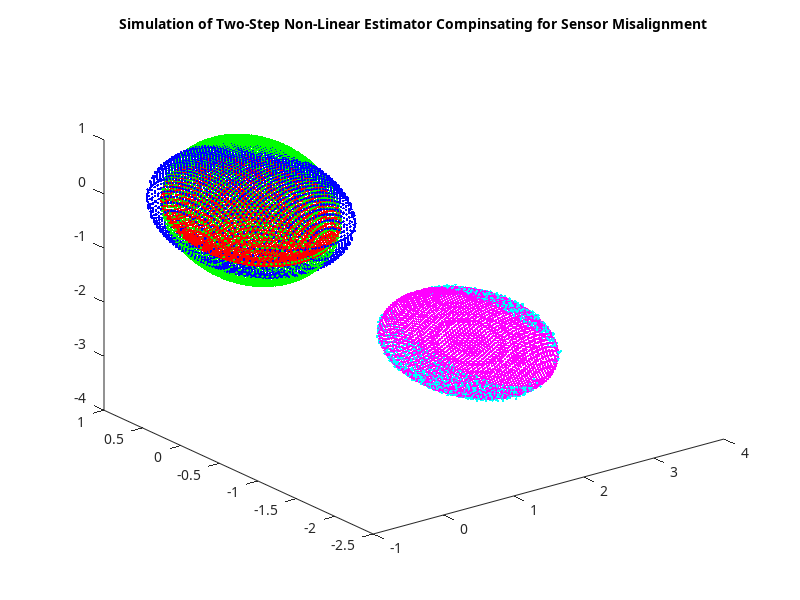

The MATLAB source for this figure: (Note: this script raises an error after producing the figure.)
%==============================================
% m-file to simulate two-step mag calibration
% looking at mis-alignment issues.
%==============================================

set(0,'DefaultAxesFontName','Gill Sans MT');
set(0,'DefaultAxesFontSize',10);
set(0,'DefaultTextFontName','Gill Sans MT');
set(0,'DefaultTextFontSize',10);
clc;

% Parameters
Th = [0:0.001:2*pi]';
xo = 2;
yo = -1;
zo = -2.5;
a = 2;
b = 1;
c = .5;
R = 1;
phi = 15;
row = 10;
lambda = 5;
x_noise = .01;
y_noise = .02;
z_noise = .015;

m = 1;
clear x y z;

% Generate circle
for a = -R:R/25:R;
    for b = -R:R/25:R;
        if (a^2+b^2 < R^2)
            x(m) = a;
            y(m) = b;
            m = m+1;
        end;
    end;

    x(m) = a;
    y(m) = sqrt(R^2 - a^2);
    x(m+1) = a;
    y(m+1) = -sqrt(R^2 - a^2);
    m = m+2;

end;

z = sqrt(R^2 - x.^2 - y.^2);

x = [x,x];
y = [y,y];
z = [z,-z];

figure(1);
plot3(x,y,z,'b.');
title('Simulation of Two-Step Non-Linear Estimator Compinsating for Sensor Misalignment');
hold on;

% Sensor misalignment
z = z*cos(deg2rad(row))*cos(deg2rad(lambda)) + x*sin(deg2rad(row))*cos(deg2rad(lambda)) + y*sin(deg2rad(lambda));
y = cos(deg2rad(phi))*y + sin(deg2rad(phi))*x;
x = x;

plot3(x,y,z,'g.');

% Sensor scaling
x = x*a;
y = y*b;
z = z*c;
plot3(x,y,z,'r.');

% Sensor offset
x = x + xo;
y = y + yo;
z = z + zo;
plot3(x,y,z,'m.');

% Add noise
xsamp = x + x_noise*randn(size(x));
ysamp = y + y_noise*randn(size(y));
zsamp = z + z_noise*randn(size(z));

% Reduce Samples
beg = floor(sort(rand(2,1)*length(xsamp)));
xsamp = xsamp(beg(1):beg(2));
ysamp = ysamp(beg(1):beg(2));
zsamp = zsamp(beg(1):beg(2));
plot3(xsamp,ysamp,zsamp,'c.');

%% Calculate parameters
param = extractParameters3D( xsamp, ysamp, zsamp, R);
plotMisalignment3D(param, 'y.');

% Reconstruct Truth
[X,Y,Z] =  correctSensors3D (xsamp, ysamp, zsamp, param);
plot3(X,Y,Z,'k.');

legend('Truth', 'Misaligned', 'Scaled', 'Shifted', 'Noisy', 'Calculated', 'Reconstructed');
axis equal;
hold off;
